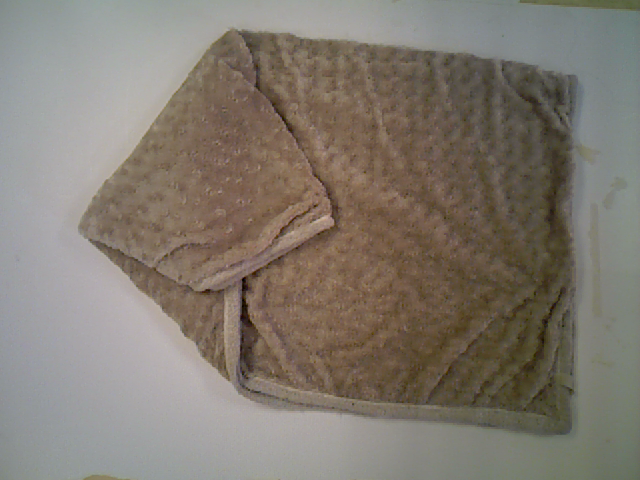
#> input picture data/20150902/blanket01_3_fold.ppm, 640 x 480 px
$ python -i main_only_vision.py   (imports and definitions only)   (Python 2 division)   (older library calls are emulated)
#> lines starting #> are read from the running program, lines starting #| are printed output that depends on the picture; after the words box and inside, x2 and y2 are one past the last pixel; in counts of white or black regions, pixels touching at a corner belong together
### utils.py
import glob, os

__author__ = 'def'

def load_data(root_path):
#> called with root_path = './data/20150902'
    good_images = []
    good_depth_files = []

    images = glob.glob(os.path.join(root_path, '*.ppm'))
    depth_files = glob.glob(os.path.join(root_path, '*.mat'))

    for image in images:
        name, ext = os.path.splitext(image)
        found = False
        for depth_file in depth_files:
            if depth_file.find(name) != -1:
                found = True
                break

        if found:
            good_images.append(image)
            good_depth_files.append(name+'.mat')
#> further down, picture is the input picture: shape (480, 640, 3); mean B, G, R 112.1, 122, 129.5

    return good_images, good_depth_files

### main_only_vision.py
# -*- coding: utf-8 -*-
"""
Created on Wed Sep  2 11:42:35 2015

@author: smorante, def
"""
from __future__ import division

import matplotlib.pyplot as plt
import numpy as np
import cv2
from scipy import ndimage as ndi
from skimage.morphology import watershed, disk
from skimage.filters import rank
from skimage.util import img_as_ubyte
from skimage.restoration import denoise_tv_chambolle
from skimage import exposure

# def
from utils import load_data
import Superpixels
from ClothContour import ClothContour

########################################################
########################################################

def get_coloured_item(image):
    # Convert to HSV color space
    image_hsv = cv2.cvtColor(image, cv2.COLOR_BGR2HSV)
#> image_hsv: shape (480, 640, 3); mean H, S, V 44.9, 46.7, 131.4

   # Threshold value and saturation (using Otsu for threshold selection)
    blur_s = cv2.GaussianBlur(image_hsv[:, :, 1],(5,5),0)
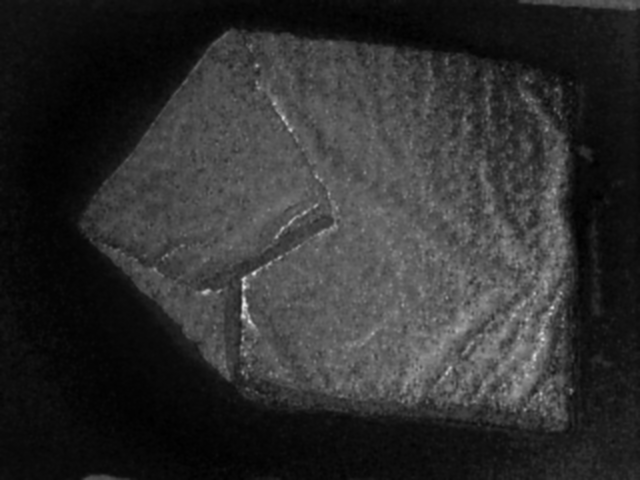
#> blur_s: shape (480, 640); min 0, max 233, mean 46.7
    ret, mask_s = cv2.threshold(blur_s, 0, 255, cv2.THRESH_BINARY + cv2.THRESH_OTSU)
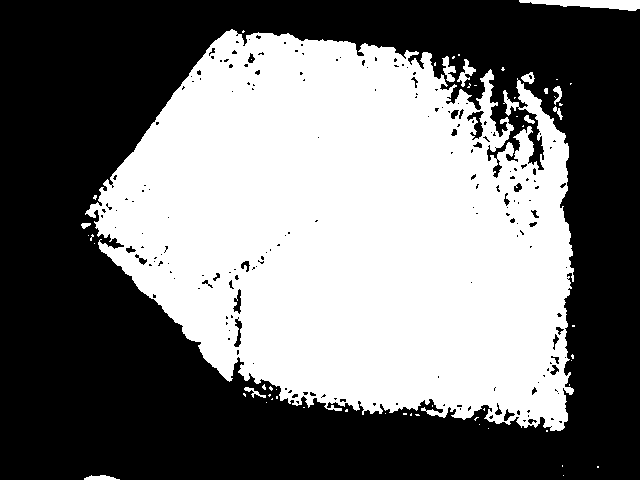
#> mask_s: shape (480, 640); 45.8% white; 58 white regions (46 under 20 px), largest, box (x1, y1, x2, y2) and area: (85, 29, 574, 431) 138753, (519, 0, 640, 11) 814, (457, 59, 476, 87) 192
#> ret = 49
#    cv2.imshow("----", mask_s)

    blur_v = cv2.GaussianBlur(image_hsv[:, :, 2],(5,5),0)
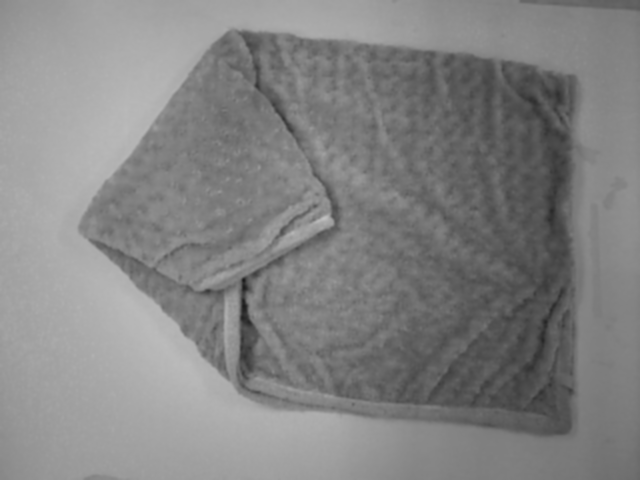
#> blur_v: shape (480, 640); min 26, max 193, mean 131.4
    ret, mask_v = cv2.threshold(blur_v, 0, 255, cv2.THRESH_BINARY_INV + cv2.THRESH_OTSU)
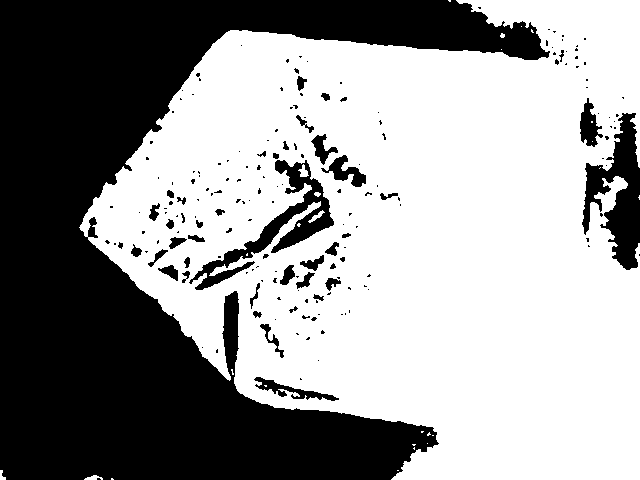
#> mask_v: shape (480, 640); 59.8% white; 187 black regions (144 under 20 px), largest, box (x1, y1, x2, y2) and area: (0, 0, 550, 480) 109673, (582, 113, 640, 270) 4486, (189, 160, 334, 290) 3830
#> ret = 136
    mask = cv2.bitwise_and(mask_s, mask_v)
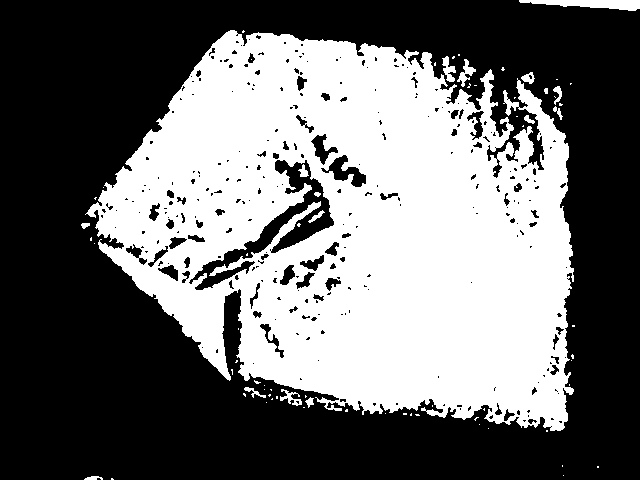
#> mask: shape (480, 640); 42.6% white; 71 white regions (54 under 20 px), largest, box (x1, y1, x2, y2) and area: (85, 30, 574, 431) 128691, (519, 0, 640, 11) 814, (457, 59, 476, 87) 192

    # Filter result using morphological operations (closing)
    kernel = np.ones((5,5),np.uint8)
    filtered_mask_close = cv2.morphologyEx(mask, cv2.MORPH_CLOSE, kernel, iterations=5)
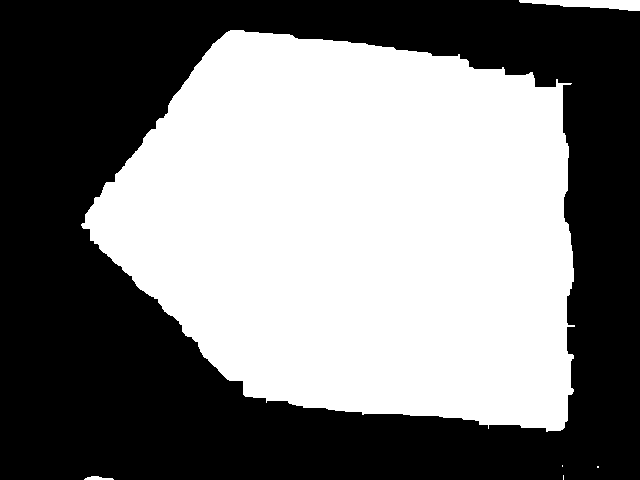
#> filtered_mask_close: shape (480, 640); 48.8% white; 6 white regions (3 under 20 px), largest, box (x1, y1, x2, y2) and area: (81, 30, 575, 432) 148996, (519, 0, 640, 11) 835, (84, 476, 114, 480) 81
    filtered_mask_open = cv2.morphologyEx(filtered_mask_close, cv2.MORPH_OPEN, kernel, iterations=8)
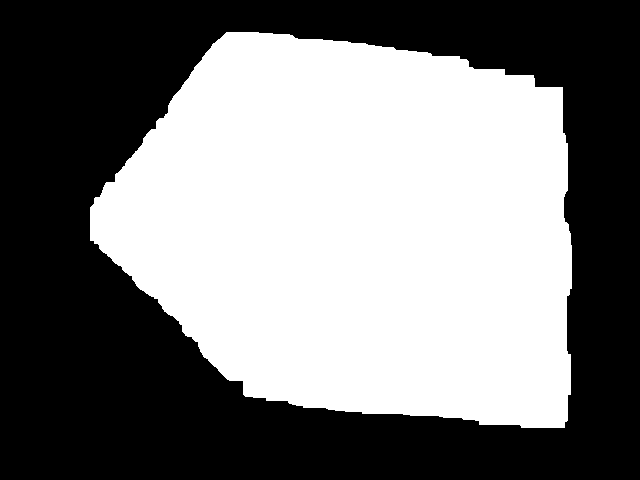
#> filtered_mask_open: shape (480, 640); 48.4% white; 1 white region, box (x1, y1, x2, y2) and area: (90, 32, 572, 428) 148617

    return filtered_mask_open

# [79 lines left out: functions get_garment_contour, get_garment_main_lines, get_image_with_contours, normalize_1Channel_image, calculate_bumpiness, get_slope, not called in this run]

#####################################################################
#####################################################################
#####################################################################

image_paths, depth_maps = load_data('./data/20150902')

# [116 lines not run here, left out]

>>> import cv2
>>> picture = cv2.imread('data/20150902/blanket01_3_fold.ppm')
>>> result = get_coloured_item(picture)

$ run again, on data/20150902/blanket01_3e_fold.ppm
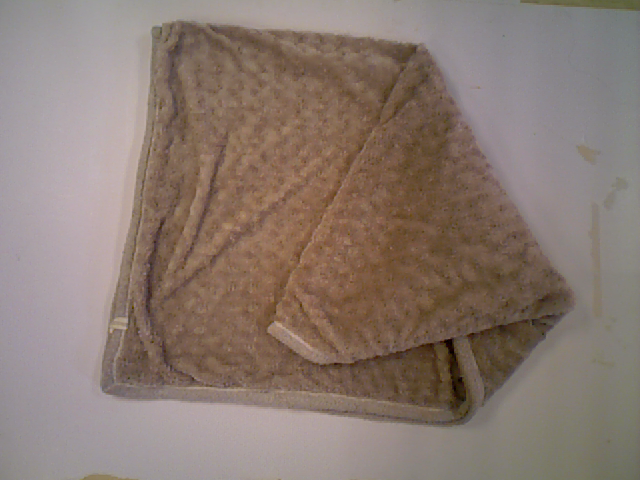
#> input picture data/20150902/blanket01_3e_fold.ppm, 640 x 480 px
#> picture is the input picture: shape (480, 640, 3); mean B, G, R 113, 121.7, 137.5
#> image_hsv: shape (480, 640, 3); mean H, S, V 54.7, 53.6, 137.8
#> in get_coloured_item, `ret, mask_s = cv2.threshold(blur_s, 0, 255, cv2.THRESH_BINARY + cv2.TH..`:
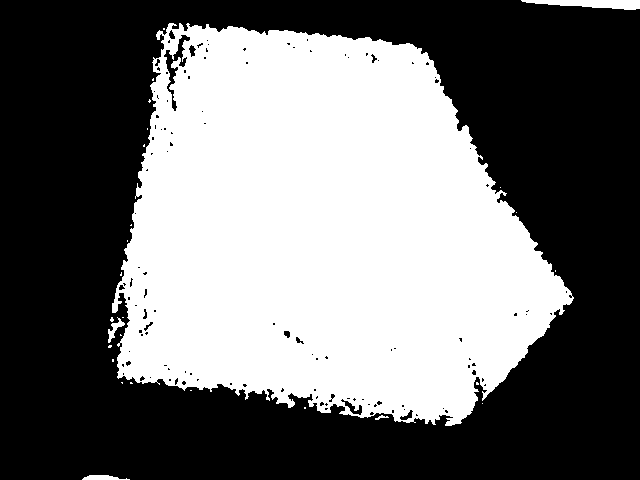
#> mask_s: shape (480, 640); 43.5% white; 27 white regions (22 under 20 px), largest, box (x1, y1, x2, y2) and area: (112, 23, 574, 426) 132555, (521, 0, 640, 10) 774, (82, 475, 130, 480) 165, (108, 317, 125, 343) 144, (375, 415, 389, 420) 30
#> in get_coloured_item, `ret, mask_s = cv2.threshold(blur_s, 0, 255, cv2.THRESH_BINARY + cv2.TH..`: ret = 58
#> mask_v: shape (480, 640); 59.5% white; 170 black regions (115 under 20 px), largest, box (x1, y1, x2, y2) and area: (0, 0, 594, 480) 111650, (230, 196, 310, 286) 2589, (187, 149, 322, 270) 2437
#> in get_coloured_item, `ret, mask_v = cv2.threshold(blur_v, 0, 255, cv2.THRESH_BINARY_INV + cv..`: ret = 141
#> mask: shape (480, 640); 39.1% white; 44 white regions (32 under 20 px), largest, box (x1, y1, x2, y2) and area: (112, 23, 574, 426) 118743, (521, 0, 640, 10) 774, (273, 176, 285, 192) 104
#> filtered_mask_close: shape (480, 640); 44.7% white; 3 white regions, box (x1, y1, x2, y2) and area: (108, 23, 574, 426) 136348, (521, 0, 640, 10) 778, (83, 475, 114, 480) 113
#> in get_coloured_item, `filtered_mask_open = cv2.morphologyEx(filtered_mask_close, cv2.MORPH_O..`:
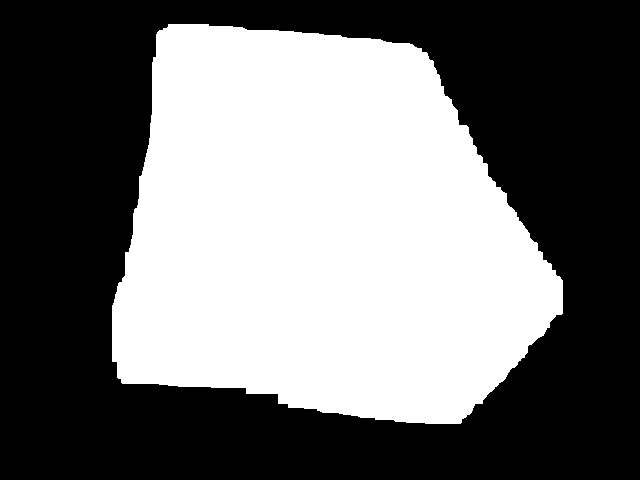
#> filtered_mask_open: shape (480, 640); 44.3% white; 1 white region, box (x1, y1, x2, y2) and area: (112, 24, 563, 424) 136016
